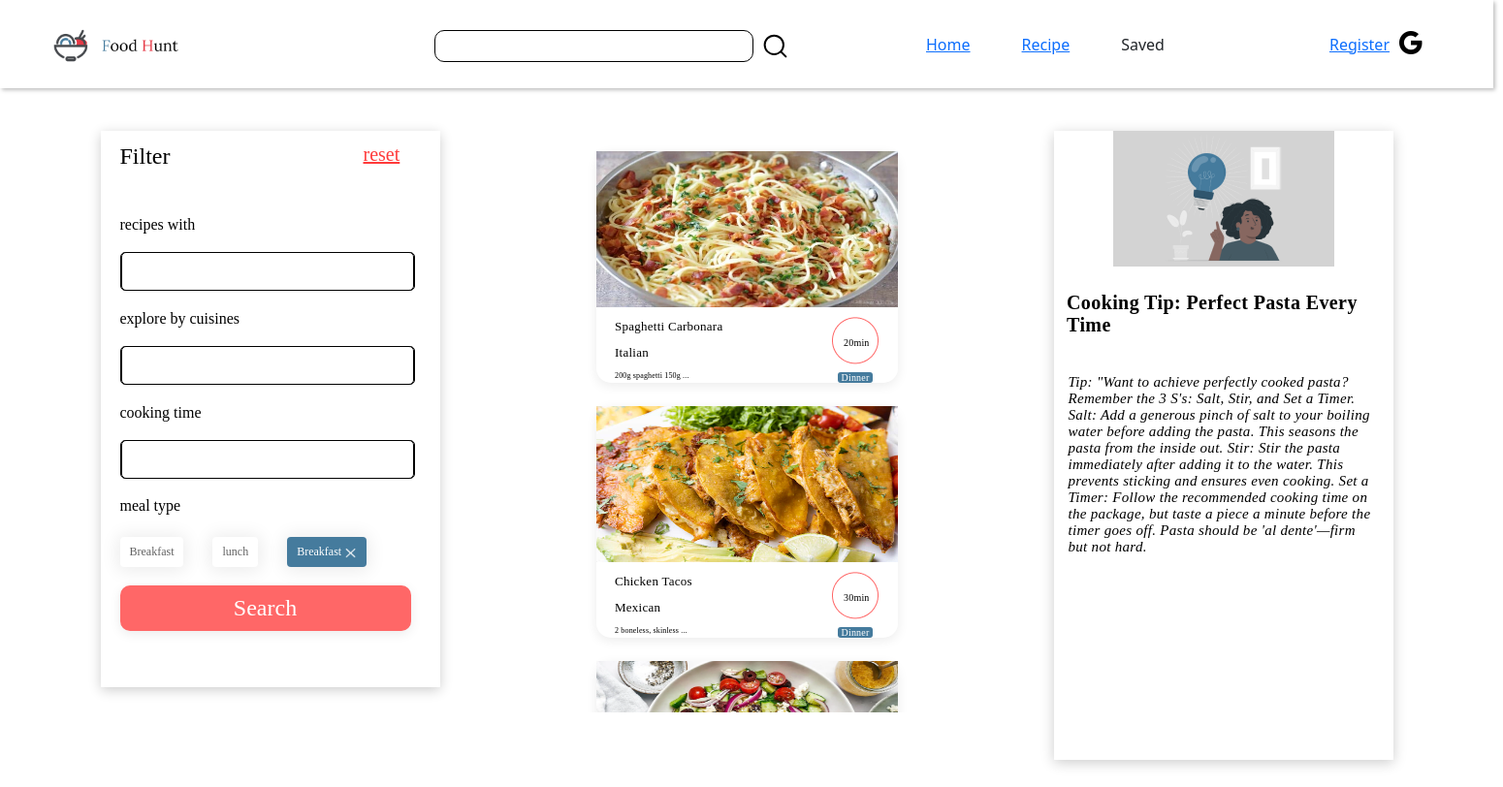
The app's page /recipes/ with its own data.
### ZoomApp/models.py (models this page shows, shortened)
class Recipe(models.Model):
    MEAL_TYPES = [
        ('Breakfast', 'Breakfast'),
        ('Lunch', 'Lunch'),
        ('Dinner', 'Dinner'),
        ('Snack', 'Snack'),
        ('Dessert', 'Dessert'),
    ]
    CUISINE_CHOICES = [
        ('Italian', 'Italian'),
        ('Indian', 'Indian'),
        ('Chinese', 'Chinese'),
        ('Mexican', 'Mexican'),
    ]
    title = models.CharField(max_length=200)
    description = models.TextField()
    ingredients = models.JSONField(blank=True, null=True)
    steps = models.JSONField(blank=True, null=True)
    image = models.ImageField(upload_to="recipe_image/", null=True, blank=True)
    author = models.ForeignKey(User, on_delete=models.CASCADE)
    meal_type = models.CharField(max_length=20, choices=MEAL_TYPES, default='Breakfast')
    cooking_time = models.PositiveIntegerField(default=0)  # In minutes
    cuisines = models.CharField(max_length=20, choices=CUISINE_CHOICES, default="Indian")

### ZoomApp/views.py (the view)
# urls.py: path('recipes/', views.recipe_list, name='recipe_list'),
def recipe_list(request):
    recipes = Recipe.objects.all()
    return render(request, 'recipe_list.html', {'recipes':recipes})

### ZoomApp/templatetags/custom_filters.py (called while the page is built)
@register.filter
def first_three_words(text):
    words = text.split()
    return ' '.join(words[:3]) + " ..."

### ZoomApp/templates/recipe_list.html (shortened to what this page needs)
<!DOCTYPE html>
<html>
<head>
    {% load custom_filters %}
    <link href="https://cdn.jsdelivr.net/npm/bootstrap@5.3.1/dist/css/bootstrap.min.css" rel="stylesheet">
</head>
<body>
    <div class="home">
        {% include 'search.html' %}
        <div class="frame_recipelist">
            <div class="recipeframe_filter">
                <div class="recipeframe_filterbox">
                    <div class="recipeframe_filter_topbox">
                        <span class="recipeframe_filtertext">Filter</span>
                        <span class="recipeframe_resettext">reset</span>
                    </div>
                    <div class="recipeframe_filter_bottombox">
                        <div class="recipeframe_filter_middlebox">
                            <div class="recipeframe_filter_middle1">
                                <div class="recipeframe_filter_1">
                                    <span class="recipeframe_filter_1text">recipes with</span>
                                    <div class="recipeframe_filter_1input">
                                        <input type="text" id="tagInput" style="display: flex;width: 304px;height: 40px; padding: 11px 13px; align-items: center; gap: 8px; border-radius: 5px; border: 1px solid #000;" />
                                    </div>
                                </div>
                                <div class="recipeframe_filter_1">
                                    <span class="recipeframe_filter_1text" style="width: 157px;">explore by cuisines</span>
                                    <div class="recipeframe_filter_1input">
                                        <input type="text" id="tagInput_1" style="display: flex;width: 304px;height: 40px; padding: 11px 13px; align-items: center; gap: 8px; border-radius: 5px; border: 1px solid #000;" />
                                    </div>
                                </div>
                                <div class="recipeframe_filter_1">
                                    <span class="recipeframe_filter_1text">cooking time</span>
                                    <div class="recipeframe_filter_1input">
                                        <input type="text" id="tagInput_2" style="display: flex;width: 304px;height: 40px; padding: 11px 13px; align-items: center; gap: 8px; border-radius: 5px; border: 1px solid #000;" />
                                    </div>
                                </div>
                            </div>
                            <div class="recipeframe_filter_middle2" style="width: 304px;">
                                <span class="recipeframe_mealtypetext">meal type</span>
                                <div class="recipeframe_mealtype_inputbox">
                                    <div class="recipeframe_mealtype_input">
                                        <div class="mealtype_input_box1">
                                            <div class="mealtype_input_box1_text">Breakfast</div>
                                        </div>
                                    </div>
                                    <div class="recipeframe_mealtype_input" onclick="toggleBackground(this)">
                                        <div class="mealtype_input_box1">
                                            <div class="mealtype_input_box1_text">lunch
                                            </div>
                                        </div>
                                    </div>
                                    <div class="recipeframe_mealtype_input" style="border-radius: 4px;background: #457B9D;box-shadow: 0px 1px 18px 3px rgba(0, 0, 0, 0.08);">
                                        <div class="mealtype_input_box1">
                                            <div class="mealtype_input_box2_text"><span class="mealtype_input_box2_text_span">Breakfast</span>
                                                <img src="../static/media/close_svgrepo.com.png" class="mealtype_close_img" style="cursor: pointer;" onclick="addStyle(this)" />
                                            </div>
                                        </div>
                                    </div>
                                </div>
                            </div>
                            <div class="recipeframe_filter_middle3">
                                <div class="recipeframe_filter_searchbox">
                                    <span class="recipeframe_filter_searchtext">Search</span>
                                </div>
                            </div>
                        </div>
                    </div>
                </div>
            </div>
            <div class="recipeframe_list">
                {% for recipe in recipes %}
                <div class="frame4_card" onclick="redirectToRecipeDetail({{ recipe.id|safe }})">
                    <div class="frame4_card_imagebox">
                        <div class="frame4_card_imagebox_img"><img src="../../media/{{ recipe.image }}" width="311px" height="161px" /></div>
                    </div>
                    <div class="frame4_card_textbox">
                        <div class="frame4_card_textbox_details">
                            <span class="frame4_card_textbox_details_1">{{ recipe.title }}</span>
                            <span class="frame4_card_textbox_details_2">{{ recipe.cuisines }}</span>
                            <span class="frame4_card_textbox_details_3">{{ recipe.ingredients|first_three_words }}</span>
                        </div>
                        <div class="frame4_circle">
                            <div class="frame4_mealcircle">
                                <img src="../static/media/Ellipse 1.png" />
                                <div class="frame4_mealtime"><span class="meal_time_text">{{ recipe.cooking_time }}min</span></div>
                            </div>
                            <div class="frame4_mealtype">
                                <span class="frame4_mealtype_text">{{ recipe.meal_type }}</span>
                            </div>
                        </div>
                    </div>
                </div>
                {% endfor %}
            </div>
            <div class="recipeframe_tips">
                <div class="tipsframe_imgbox">
                    <div class="tipsframe_img"></div>
                </div>
                <div class="tipsframe_detailsbox">
                    <div class="tipsframe_titlebox">
                        <span class="tipsframe_title">Cooking Tip: Perfect Pasta Every Time</span>
                    </div>
                    <span class="tipsframe_details">Tip: "Want to achieve perfectly cooked pasta? Remember the 3 S's: Salt, Stir, and Set a Timer.
Salt: Add a generous pinch of salt to your boiling water before adding the pasta. This seasons the pasta from the inside out.
Stir: Stir the pasta immediately after adding it to the water. This prevents sticking and ensures even cooking.
Set a Timer: Follow the recommended cooking time on the package, but taste a piece a minute before the timer goes off. Pasta should be 'al dente'—firm but not hard.</span>
                </div>
            </div>
        </div>
    </div>
</body>
</html>

### ZoomApp/templates/search.html (shortened to what this page needs)
<!DOCTYPE html>
<html lang="en">
<head>
    <link rel="stylesheet" href="https://cdn.jsdelivr.net/npm/bootstrap-icons@1.10.5/font/bootstrap-icons.css">
</head>
<body>
    <div class="navbar">
        <div class="left_nav">
            <div class="logobox">
                <img src="../../static/media/logo.png" height="40px">
            </div>
            <div class="search_tab"><input class="search_box" />
                <div class="search_icon">
                </div>
            </div>
        </div>
        <div class="right_nav">
            <div class="right_nav_menu">
                <div class="right_nav_home"><a href="{% url 'home' %}">Home</a></div>
                <div class="right_nav_recipe"><a href="{% url 'recipe_list' %}">Recipe</a></div>
                <div class="right_nav_saved">Saved</div>
            </div>
            <div class="right_nav_signin">
                {% if not user.is_authenticated %}
                <a href="{% url 'register' %}">Register</a>
                <a class="right_nav_signin_text" href="{% url 'social:begin' 'google-oauth2' %}"><i class="bi bi-google"></i></a> {% else %}
                <div class="right_nav_signin_text">
                    <a href="{% url 'logout' %}"><i class="bi bi-box-arrow-left"></i></a></div> {% endif %}
            </div>
        </div>
    </div>
</body>
</html>

### ZoomApp/templates/search.html (style rules this page uses)
.navbar { display: flex; width: 1540px; padding: 24px 53px; align-items: flex-end; gap: 53px; flex-shrink: 0; background: #FFF; box-shadow: 2px 2px 4px 0px rgba(0, 0, 0, 0.25); }
.left_nav { display: flex; justify-content: center; align-items: center; gap: 264px; }
.right_nav { display: flex; justify-content: center; align-items: center; gap: 150px; }
.right_nav_menu { display: flex; justify-content: center; align-items: flex-start; gap: 53px; }
.right_nav_home { display: flex; flex-direction: column; justify-content: flex-end; align-items: flex-start; gap: 5px; }
.right_nav_recipe { display: flex; flex-direction: column; justify-content: flex-end; align-items: flex-start; gap: 5px; }
.right_nav_saved { display: flex; flex-direction: column; justify-content: flex-end; align-items: flex-start; gap: 5px; }
.right_nav_signin { display: flex; padding: 8px 20px; justify-content: center; align-items: center; gap: 10px; border-radius: 10px; }
.right_nav_signin_text { color: #000; font-family: Lora; font-size: 24px; font-style: normal; font-weight: 400; line-height: normal; }
.search_tab { display: flex; align-items: center; gap: 8px; }
.search_box { width: 329px; height: 33px; border-radius: 10px; border: 1px solid #000; background: #FFF; }
.search_icon { width: 29px; height: 29px; }
.logobox { display: flex; align-items: center; gap: 18px; }

### records on screen
Recipe: image (picture), title "Spaghetti Carbonara", cuisines "Italian", ingredients|first_three_words "200g spaghetti 150g ...", cooking_time "20", meal_type "Dinner"
Recipe: image (picture), title "Chicken Tacos", cuisines "Mexican", ingredients|first_three_words "2 boneless, skinless ...", cooking_time "30", meal_type "Dinner"
Recipe: image (picture)
